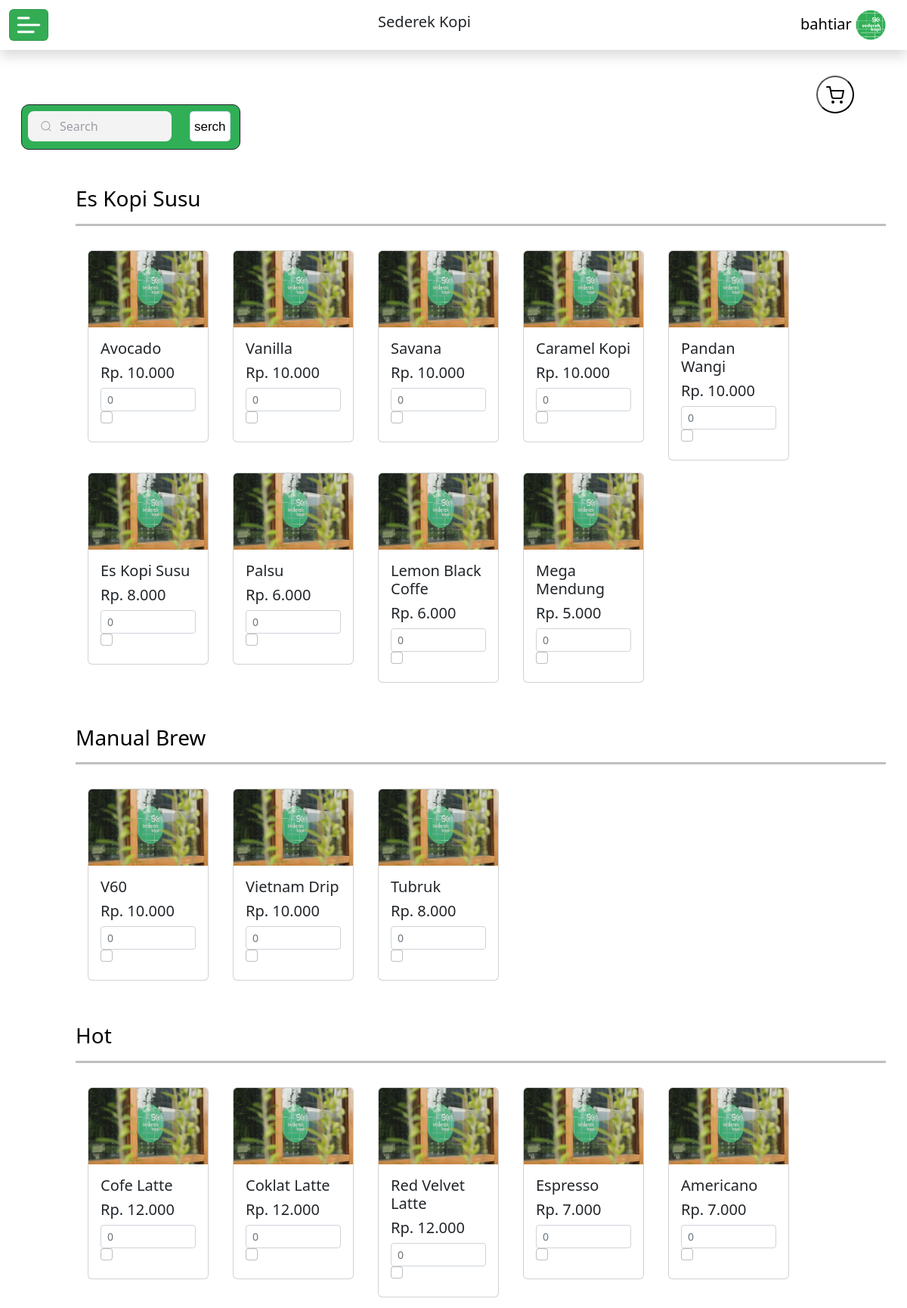
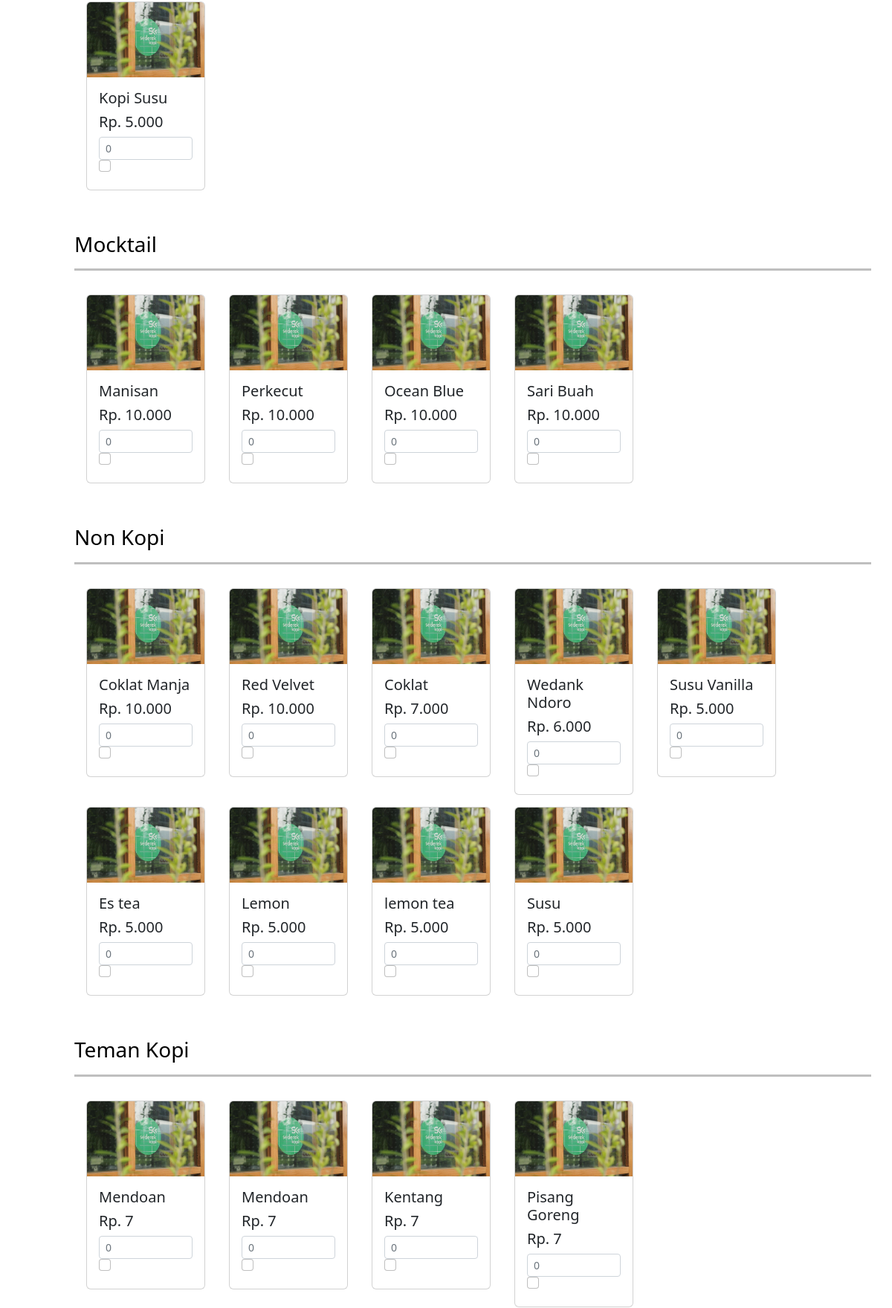
Page /karyawan/index.php (signed in, upper part) on the committed database (2 pictures, top to bottom).
### tables this page shows
CREATE TABLE `kategori` (
  `id_kategori` int(11) NOT NULL,
  `nama_kategori` varchar(30) NOT NULL
);

CREATE TABLE `menu` (
  `id_menu` int(11) NOT NULL,
  `nama_menu` varchar(50) NOT NULL,
  `id_ketegori` int(11) NOT NULL,
  `stok` int(11) NOT NULL,
  `harga` int(11) NOT NULL
);

### karyawan/index.php (the view, shortened to what this page needs)
<?php
require'../koneksi/conn.php';
?>
<!doctype html>
<html lang="en">
<head>
    <link rel="stylesheet" href="cssadmin.css">
    <link href="https://cdn.jsdelivr.net/npm/bootstrap@5.2.0/dist/css/bootstrap.min.css" rel="stylesheet"
>
</head>
<body class="">
    <div>
        <nav class="navbar  fixed-top shadow mb-5  nav">
            <div class="container-fluid">
                <button class="navbar-toggler " type="button" data-bs-toggle="offcanvas"
                    data-bs-target="#offcanvasNavbar" aria-controls="offcanvasNavbar">
                    <span class="iconburger"><img src="gambar/menu3.png" alt=""></span>
                </button>
                <h5 class="" id="offcanvasNavbarLabel">Sederek Kopi</h5>
                <div class="navbar-brand">
                    <a class="" href="#"><?= $_SESSION['nama_karyawan'] ?></a>
                    <img src="gambar/logo_Sk.PNG" alt="">
                </div>
            </div>
        </nav>
        <button class="btnkran  "><a href="#daftarpesanan"><img src="gambar/card.svg" alt=""></a></button>
        <div class=" row mt-3 px-3 " style="margin:0; min-height: 100vh; background-color: #ffff;">
            <div class="col-xxl-9 col-xl-12 pt-4  mt-5 mx-auto ">
                <div class="col-12 formserch ">
                    <form class="row " action="#" method="get">
                        <div class="col-auto my-2">
                            <div class="group ms-2">
                                <input placeholder="Search" type="search" name="inputserch" id="inputPassword2"
                                    class="input">
                            </div>
                        </div>
                        <div class="col my-2 ">
                            <div>
                                <button type="submit" name="serch" value="serch"
                                    class="btn btn-primary mb-3  btnsrc">serch</button>
                            </div>
                        </div>
                    </form>
                </div>
                <form action="cek.php" method="post">
        <div class="row m-auto bodycontent" >
                        <?php
                        if(!empty ($inputserch)){
                            $results = mysqli_query($koneksi,"SELECT * FROM kategori where id_kategori <= 1;");
                        }else{
                            $results = mysqli_query($koneksi,"SELECT * FROM `kategori` ORDER BY `kategori`.`id_kategori` ASC");
                        }
                                    while($rowKategori = mysqli_fetch_array($results)){ ?>
                        <div class="row mx-xxl-5 mx-md-5 mx-sm-0">
                            <div class="row ">
                                <?php
                                                    if (!empty ($_GET['inputserch'])) {
                                                        $kategori="";
                                            }else{
                                           $kategori=  $rowKategori['nama_kategori'] ;
                                            }?>
                                <h3 class="mt-5" id="<?= $kategori ?>"><?= $kategori ?>
                                    <hr>
                                </h3>
                            </div>
                            <?php
                                            if(!empty ($inputserch)){
                                                 $resultskate = mysqli_query($koneksi,"SELECT * FROM kategori ");
                                                while($katerow = mysqli_fetch_array($resultskate)){
                                                    if ($inputserch === $katerow['nama_kategori']) {
                                                        $asd= $katerow['nama_kategori'];
                                                        echo "<script>
                                                        document.location.href =' http://localhost:8080/kp_sederek/admin/index.php?inputserch=#$asd';
                                                        </script>";
                                                    }  else{
                                                        $resultt = mysqli_query($koneksi,"SELECT * FROM `menu` where  nama_menu like '$inputserch%';");
                                                       }
                                                }
                                            }else{
                                                $id_kategori = $rowKategori['id_kategori'];
                                                $resultt = mysqli_query($koneksi," SELECT * FROM `menu` WHERE id_ketegori = $id_kategori");
                }
                                        while($row = mysqli_fetch_array($resultt)){ ?>
                            <label class="mx-3 my-2" for="<?= $row["id_menu"] ;?>" style="width: 10rem;">
                                <div class="card" style="width: 10rem; ;">
                                    <img src="../gambar/272910919_467341784759850_468246659572643851_n.jpg"
                                        height="101rem" class="card-img-top" alt="...">
                                    <div class="card-body">
                                        <h5 class="card-text">
                                            <?= $row["nama_menu"];?></h5>
                                        <h5 class="card-text " name="harga" value=" <?= $row["harga"];?>">Rp.
                                            <?= number_format($row['harga']   , 0, '', '.') ?></h5>
                                        <input class="form-control form-control-sm" type="number"
                                            id="jumlah<?= $row['id_menu'] ;?>" name="jmlh[]" placeholder="0"
                                            aria-label=".form-control-sm example">
                                        <input type="checkbox" onclick="a<?= $row['id_menu'] ;?>()"
                                            class=" form-check-input mt-0" id="<?= $row['id_menu'] ;?>">
                                    </div>
                                </div>
                            </label>
                            <?php } ?>
                        </div>
                        <?php } ?>
                </form>
        </div>
        </div>
    </div>
</body>
</html>

### karyawan/cssadmin.css (style rules this page uses)
* { padding: 0px; margin: 0px; }
body { max-height: 100vh; height: 100%; margin: 0; }
* { scrollbar-width: none; scrollbar-color: #000000 #a77b7b; }
.group { display: flex; line-height: 28px; align-items: center; position: relative; max-width: 190px; }
.input { width: 100%; height: 40px; line-height: 28px; padding: 0 1rem; padding-left: 2.5rem; border: 2px solid transparent; border-radius: 8px; outline: none; background-color: #f3f3f4; color: #0d0c22; transition: 0.3s ease; }
.input::placeholder { color: #9e9ea7; }
.icon { position: absolute; left: 1rem; fill: #9e9ea7; width: 1rem; height: 1rem; }

### karyawan/index.php (style rules this page uses)
.btnsrc { border: none; font-family: sans-serif; font-size: 17px; background: transparent; color: black; border: solid 1px rgba(0, 107, 179, 0.2); padding: 5px; border-radius: 5px; transition-duration: 0s; height: 40px; background-color: white; }
.btnsrc:after { content: url("gambar/search_FILL0_wght200_GRAD200_opsz20.svg"); position: relative; top: 5px; opacity: 0; margin-left: -20px; transition-duration: 0.2s; }
.formserch { background-color: #30af56; width: 290px; height: 60px; border-radius: 10px; border: 1px solid ; }
.nav { background-color: white; }
.container-fluid img { width: 40px; }
.navbar-toggler { background-color: #34ac54; }
a { text-decoration: none; color: black; }
.navbar-toggler { padding: 0px 5px 0px 5px; }
.btnkran { position:sticky; top: 100px; left: 90%; display: none; width: 50px; height: 50px; border-radius: 50%; background-color: white; z-index: 1; }
@media only screen and (max-width: 1399px) { .btnkran { display: block; } }
.bodycontent h3 { color: black; }
hr { border-top: solid ; }

### rows in the picture
kategori: nama_kategori "Es Kopi Susu"
menu: nama_menu "Avocado", harga "10.000"
menu: nama_menu "Vanilla", harga "10.000"
menu: nama_menu "Savana", harga "10.000"
menu: nama_menu "Caramel Kopi", harga "10.000"
menu: nama_menu "Pandan Wangi", harga "10.000"
menu: nama_menu "Es Kopi Susu", harga "8.000"
menu: nama_menu "Palsu", harga "6.000"
menu: nama_menu "Lemon Black Coffe", harga "6.000"
menu: nama_menu "Mega Mendung", harga "5.000"
kategori: nama_kategori "Manual Brew"
menu: nama_menu "V60", harga "10.000"
menu: nama_menu "Vietnam Drip", harga "10.000"
menu: nama_menu "Tubruk", harga "8.000"
kategori: nama_kategori "Hot"
menu: nama_menu "Cofe Latte", harga "12.000"
menu: nama_menu "Coklat Latte", harga "12.000"
menu: nama_menu "Red Velvet Latte", harga "12.000"
menu: nama_menu "Espresso", harga "7.000"
menu: nama_menu "Americano", harga "7.000"
menu: nama_menu "Kopi Susu", harga "5.000"
kategori: nama_kategori "Mocktail"
menu: nama_menu "Manisan", harga "10.000"
menu: nama_menu "Perkecut", harga "10.000"
menu: nama_menu "Ocean Blue", harga "10.000"
menu: nama_menu "Sari Buah", harga "10.000"
kategori: nama_kategori "Non Kopi"
menu: nama_menu "Coklat Manja", harga "10.000"
menu: nama_menu "Red Velvet", harga "10.000"
menu: nama_menu "Coklat", harga "7.000"
menu: nama_menu "Wedank Ndoro", harga "6.000"
menu: nama_menu "Susu Vanilla", harga "5.000"
menu: nama_menu "Es tea", harga "5.000"
menu: nama_menu "Lemon", harga "5.000"
menu: nama_menu "lemon tea", harga "5.000"
menu: nama_menu "Susu", harga "5.000"
kategori: nama_kategori "Teman Kopi"
menu: nama_menu "Mendoan", harga "7"
menu: nama_menu "Mendoan", harga "7"
menu: nama_menu "Kentang", harga "7"
menu: nama_menu "Pisang Goreng", harga "7"

### other values in the picture
$_SESSION['nama_karyawan'] "bahtiar"
